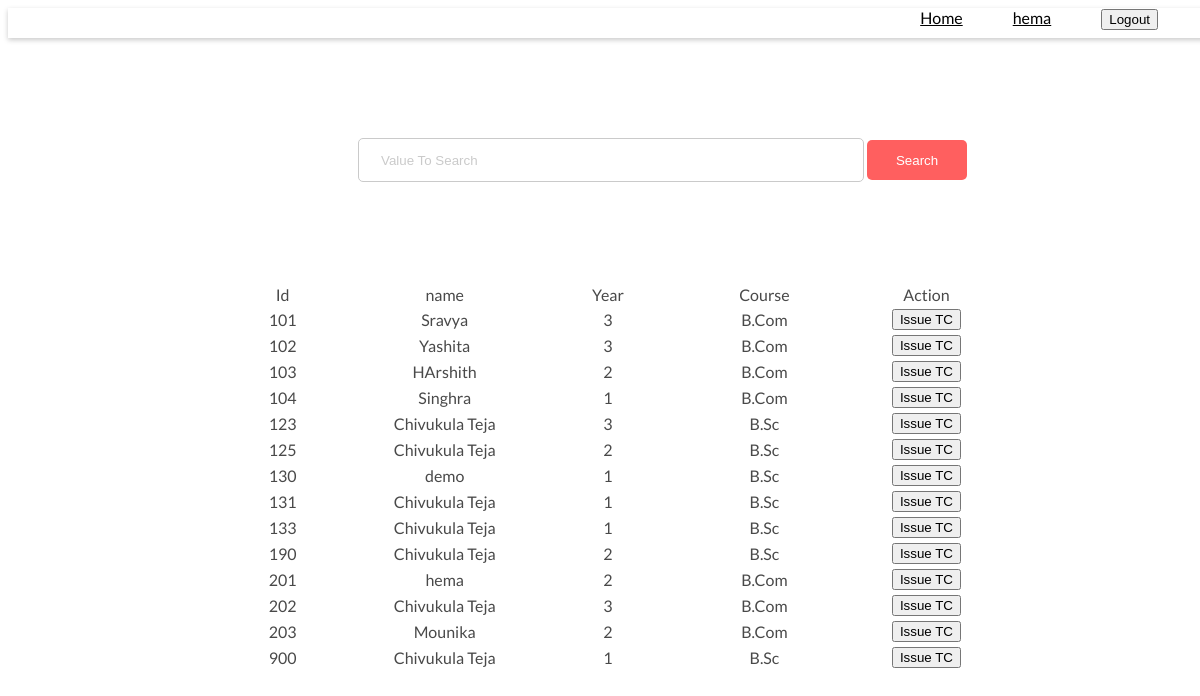
Screenshot of /transferData.php (signed in) with the database file from the repository.
### tables this page shows
CREATE TABLE `users_data` (
  `sno` bigint(100) NOT NULL,
  `id` varchar(255) NOT NULL,
  `name` varchar(255) NOT NULL,
  `mobile` bigint(20) NOT NULL,
  `email` varchar(255) NOT NULL,
  `role` int(10) NOT NULL,
  `password` varchar(255) NOT NULL,
  `fathername` varchar(255) NOT NULL,
  `year` int(10) NOT NULL,
  `pd` bigint(255) NOT NULL,
  `course` varchar(255) NOT NULL
);

### transferData.php (the view, shortened to what this page needs)
<?php
include 'header.php';
?>
<?php
if ( isset( $_POST['search'] ) )
 {
    $valueToSearch = $_POST['valueToSearch'];
    $query = "SELECT * FROM `users_data` WHERE CONCAT(`id`, `name`, `year`, `course`) LIKE '%".$valueToSearch."%'";
    $search_result = filterTable( $query );
} else {
    $query = 'SELECT * FROM `users_data`';
    $search_result = filterTable( $query );
}
function filterTable( $query )
 {
    $connect = mysqli_connect( 'localhost', 'root', '', 'feetech' );
    $filter_Result = mysqli_query( $connect, $query );
    return $filter_Result;
}
?>
<!DOCTYPE html>
<html>
    <head>
    </head>
    <body>
        <form action='transferData.php' style='padding:100px' method='post'>
            <input type='text'
                style='width:500px; height:40px; margin-left:250px;border:1px solid #cacaca; border-radius:5px; text-indent:20px'
                name='valueToSearch' placeholder='Value To Search'>
            <input type='submit'
                style='width:100px; height:40px; color:#fff; background-color: #ff5f5f; border:0px; border-radius:5px; outline:none'
                name='search' value='Search'><br>
            <table>
                <tr>
                    <td>Id</td>
                    <td>name</td>
                    <td>Year</td>
                    <td>Course</td>
                    <td>Action</td>
                </tr>
                <?php while( $row = mysqli_fetch_array( $search_result ) ):?>
                <tr>
                    <td><?php echo $row['id'];
?></td>
                    <td><?php echo $row['name'];
?></td>
                    <td><?php echo $row['year'];
?></td>
                    <td><?php echo $row['course'];
?></td>
                    <td><button type='submit1'>Issue TC</button></td>
                </tr>
                <?php endwhile;
?>
            </table>
        </form>
    </body>
</html>

### main.css (style rules this page uses)
body { font-family: Lato; color: #494949; width: 100%; top: 0; right: 0; }
::placeholder { color: #cacaca; }
table { margin: 100px; }

### transferData.php (style rules this page uses)
table, tr, th, td { border: 0px; }
td { width: 400px; text-align: center; text-teansform: uppercase; }

### rows the page displays
users_data: id "101", name "Sravya", year "3", course "B.Com"
users_data: id "102", name "Yashita", year "3", course "B.Com"
users_data: id "103", name "HArshith", year "2", course "B.Com"
users_data: id "104", name "Singhra", year "1", course "B.Com"
users_data: id "123", name "Chivukula Teja", year "3", course "B.Sc"
users_data: id "125", name "Chivukula Teja", year "2", course "B.Sc"
users_data: id "130", name "demo", year "1", course "B.Sc"
users_data: id "131", name "Chivukula Teja", year "1", course "B.Sc"
users_data: id "133", name "Chivukula Teja", year "1", course "B.Sc"
users_data: id "190", name "Chivukula Teja", year "2", course "B.Sc"
users_data: id "201", name "hema", year "2", course "B.Com"
users_data: id "202", name "Chivukula Teja", year "3", course "B.Com"
users_data: id "203", name "Mounika", year "2", course "B.Com"
users_data: id "900", name "Chivukula Teja", year "1", course "B.Sc"

### other values shown
$_SESSION['user'] "hema"
